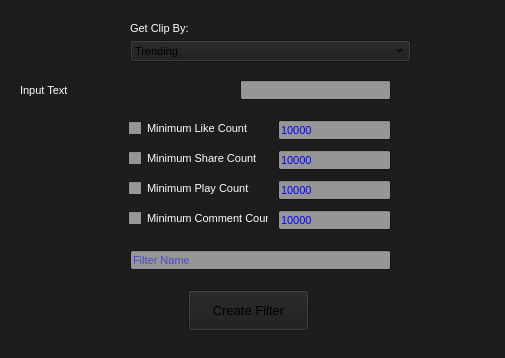
<?xml version="1.0" encoding="UTF-8"?>
<ui version="4.0">
 <class>downloadClips</class>
 <widget class="QMainWindow" name="downloadClips">
  <property name="geometry">
   <rect>
    <x>0</x>
    <y>0</y>
    <width>505</width>
    <height>358</height>
   </rect>
  </property>
  <property name="palette">
   <palette>
    <active>
     <colorrole role="WindowText">
      <brush brushstyle="SolidPattern">
       <color alpha="255">
        <red>255</red>
        <green>255</green>
        <blue>255</blue>
       </color>
      </brush>
     </colorrole>
     <colorrole role="Button">
      <brush brushstyle="SolidPattern">
       <color alpha="255">
        <red>29</red>
        <green>29</green>
        <blue>29</blue>
       </color>
      </brush>
     </colorrole>
     <colorrole role="Light">
      <brush brushstyle="SolidPattern">
       <color alpha="255">
        <red>43</red>
        <green>43</green>
        <blue>43</blue>
       </color>
      </brush>
     </colorrole>
     <colorrole role="Midlight">
      <brush brushstyle="SolidPattern">
       <color alpha="255">
        <red>36</red>
        <green>36</green>
        <blue>36</blue>
       </color>
      </brush>
     </colorrole>
     <colorrole role="Dark">
      <brush brushstyle="SolidPattern">
       <color alpha="255">
        <red>14</red>
        <green>14</green>
        <blue>14</blue>
       </color>
      </brush>
     </colorrole>
     <colorrole role="Mid">
      <brush brushstyle="SolidPattern">
       <color alpha="255">
        <red>19</red>
        <green>19</green>
        <blue>19</blue>
       </color>
      </brush>
     </colorrole>
     <colorrole role="Text">
      <brush brushstyle="SolidPattern">
       <color alpha="255">
        <red>0</red>
        <green>0</green>
        <blue>255</blue>
       </color>
      </brush>
     </colorrole>
     <colorrole role="BrightText">
      <brush brushstyle="SolidPattern">
       <color alpha="255">
        <red>255</red>
        <green>255</green>
        <blue>255</blue>
       </color>
      </brush>
     </colorrole>
     <colorrole role="ButtonText">
      <brush brushstyle="SolidPattern">
       <color alpha="255">
        <red>0</red>
        <green>0</green>
        <blue>0</blue>
       </color>
      </brush>
     </colorrole>
     <colorrole role="Base">
      <brush brushstyle="SolidPattern">
       <color alpha="255">
        <red>150</red>
        <green>150</green>
        <blue>150</blue>
       </color>
      </brush>
     </colorrole>
     <colorrole role="Window">
      <brush brushstyle="SolidPattern">
       <color alpha="255">
        <red>29</red>
        <green>29</green>
        <blue>29</blue>
       </color>
      </brush>
     </colorrole>
     <colorrole role="Shadow">
      <brush brushstyle="SolidPattern">
       <color alpha="255">
        <red>0</red>
        <green>0</green>
        <blue>0</blue>
       </color>
      </brush>
     </colorrole>
     <colorrole role="AlternateBase">
      <brush brushstyle="SolidPattern">
       <color alpha="255">
        <red>14</red>
        <green>14</green>
        <blue>14</blue>
       </color>
      </brush>
     </colorrole>
     <colorrole role="ToolTipBase">
      <brush brushstyle="SolidPattern">
       <color alpha="255">
        <red>255</red>
        <green>255</green>
        <blue>220</blue>
       </color>
      </brush>
     </colorrole>
     <colorrole role="ToolTipText">
      <brush brushstyle="SolidPattern">
       <color alpha="255">
        <red>0</red>
        <green>0</green>
        <blue>0</blue>
       </color>
      </brush>
     </colorrole>
    </active>
    <inactive>
     <colorrole role="WindowText">
      <brush brushstyle="SolidPattern">
       <color alpha="255">
        <red>255</red>
        <green>255</green>
        <blue>255</blue>
       </color>
      </brush>
     </colorrole>
     <colorrole role="Button">
      <brush brushstyle="SolidPattern">
       <color alpha="255">
        <red>29</red>
        <green>29</green>
        <blue>29</blue>
       </color>
      </brush>
     </colorrole>
     <colorrole role="Light">
      <brush brushstyle="SolidPattern">
       <color alpha="255">
        <red>43</red>
        <green>43</green>
        <blue>43</blue>
       </color>
      </brush>
     </colorrole>
     <colorrole role="Midlight">
      <brush brushstyle="SolidPattern">
       <color alpha="255">
        <red>36</red>
        <green>36</green>
        <blue>36</blue>
       </color>
      </brush>
     </colorrole>
     <colorrole role="Dark">
      <brush brushstyle="SolidPattern">
       <color alpha="255">
        <red>14</red>
        <green>14</green>
        <blue>14</blue>
       </color>
      </brush>
     </colorrole>
     <colorrole role="Mid">
      <brush brushstyle="SolidPattern">
       <color alpha="255">
        <red>19</red>
        <green>19</green>
        <blue>19</blue>
       </color>
      </brush>
     </colorrole>
     <colorrole role="Text">
      <brush brushstyle="SolidPattern">
       <color alpha="255">
        <red>0</red>
        <green>0</green>
        <blue>255</blue>
       </color>
      </brush>
     </colorrole>
     <colorrole role="BrightText">
      <brush brushstyle="SolidPattern">
       <color alpha="255">
        <red>255</red>
        <green>255</green>
        <blue>255</blue>
       </color>
      </brush>
     </colorrole>
     <colorrole role="ButtonText">
      <brush brushstyle="SolidPattern">
       <color alpha="255">
        <red>0</red>
        <green>0</green>
        <blue>0</blue>
       </color>
      </brush>
     </colorrole>
     <colorrole role="Base">
      <brush brushstyle="SolidPattern">
       <color alpha="255">
        <red>150</red>
        <green>150</green>
        <blue>150</blue>
       </color>
      </brush>
     </colorrole>
     <colorrole role="Window">
      <brush brushstyle="SolidPattern">
       <color alpha="255">
        <red>29</red>
        <green>29</green>
        <blue>29</blue>
       </color>
      </brush>
     </colorrole>
     <colorrole role="Shadow">
      <brush brushstyle="SolidPattern">
       <color alpha="255">
        <red>0</red>
        <green>0</green>
        <blue>0</blue>
       </color>
      </brush>
     </colorrole>
     <colorrole role="AlternateBase">
      <brush brushstyle="SolidPattern">
       <color alpha="255">
        <red>14</red>
        <green>14</green>
        <blue>14</blue>
       </color>
      </brush>
     </colorrole>
     <colorrole role="ToolTipBase">
      <brush brushstyle="SolidPattern">
       <color alpha="255">
        <red>255</red>
        <green>255</green>
        <blue>220</blue>
       </color>
      </brush>
     </colorrole>
     <colorrole role="ToolTipText">
      <brush brushstyle="SolidPattern">
       <color alpha="255">
        <red>0</red>
        <green>0</green>
        <blue>0</blue>
       </color>
      </brush>
     </colorrole>
    </inactive>
    <disabled>
     <colorrole role="WindowText">
      <brush brushstyle="SolidPattern">
       <color alpha="255">
        <red>14</red>
        <green>14</green>
        <blue>14</blue>
       </color>
      </brush>
     </colorrole>
     <colorrole role="Button">
      <brush brushstyle="SolidPattern">
       <color alpha="255">
        <red>29</red>
        <green>29</green>
        <blue>29</blue>
       </color>
      </brush>
     </colorrole>
     <colorrole role="Light">
      <brush brushstyle="SolidPattern">
       <color alpha="255">
        <red>43</red>
        <green>43</green>
        <blue>43</blue>
       </color>
      </brush>
     </colorrole>
     <colorrole role="Midlight">
      <brush brushstyle="SolidPattern">
       <color alpha="255">
        <red>36</red>
        <green>36</green>
        <blue>36</blue>
       </color>
      </brush>
     </colorrole>
     <colorrole role="Dark">
      <brush brushstyle="SolidPattern">
       <color alpha="255">
        <red>14</red>
        <green>14</green>
        <blue>14</blue>
       </color>
      </brush>
     </colorrole>
     <colorrole role="Mid">
      <brush brushstyle="SolidPattern">
       <color alpha="255">
        <red>19</red>
        <green>19</green>
        <blue>19</blue>
       </color>
      </brush>
     </colorrole>
     <colorrole role="Text">
      <brush brushstyle="SolidPattern">
       <color alpha="255">
        <red>14</red>
        <green>14</green>
        <blue>14</blue>
       </color>
      </brush>
     </colorrole>
     <colorrole role="BrightText">
      <brush brushstyle="SolidPattern">
       <color alpha="255">
        <red>255</red>
        <green>255</green>
        <blue>255</blue>
       </color>
      </brush>
     </colorrole>
     <colorrole role="ButtonText">
      <brush brushstyle="SolidPattern">
       <color alpha="255">
        <red>14</red>
        <green>14</green>
        <blue>14</blue>
       </color>
      </brush>
     </colorrole>
     <colorrole role="Base">
      <brush brushstyle="SolidPattern">
       <color alpha="255">
        <red>29</red>
        <green>29</green>
        <blue>29</blue>
       </color>
      </brush>
     </colorrole>
     <colorrole role="Window">
      <brush brushstyle="SolidPattern">
       <color alpha="255">
        <red>29</red>
        <green>29</green>
        <blue>29</blue>
       </color>
      </brush>
     </colorrole>
     <colorrole role="Shadow">
      <brush brushstyle="SolidPattern">
       <color alpha="255">
        <red>0</red>
        <green>0</green>
        <blue>0</blue>
       </color>
      </brush>
     </colorrole>
     <colorrole role="AlternateBase">
      <brush brushstyle="SolidPattern">
       <color alpha="255">
        <red>29</red>
        <green>29</green>
        <blue>29</blue>
       </color>
      </brush>
     </colorrole>
     <colorrole role="ToolTipBase">
      <brush brushstyle="SolidPattern">
       <color alpha="255">
        <red>255</red>
        <green>255</green>
        <blue>220</blue>
       </color>
      </brush>
     </colorrole>
     <colorrole role="ToolTipText">
      <brush brushstyle="SolidPattern">
       <color alpha="255">
        <red>0</red>
        <green>0</green>
        <blue>0</blue>
       </color>
      </brush>
     </colorrole>
    </disabled>
   </palette>
  </property>
  <property name="font">
   <font>
    <pointsize>8</pointsize>
   </font>
  </property>
  <property name="windowTitle">
   <string>Create Filter</string>
  </property>
  <widget class="QWidget" name="centralwidget">
   <widget class="QPushButton" name="createFilter">
    <property name="geometry">
     <rect>
      <x>188</x>
      <y>290</y>
      <width>121</width>
      <height>41</height>
     </rect>
    </property>
    <property name="font">
     <font>
      <pointsize>10</pointsize>
     </font>
    </property>
    <property name="text">
     <string>Create Filter</string>
    </property>
   </widget>
   <widget class="QComboBox" name="category">
    <property name="geometry">
     <rect>
      <x>130</x>
      <y>40</y>
      <width>281</width>
      <height>22</height>
     </rect>
    </property>
    <property name="palette">
     <palette>
      <active>
       <colorrole role="Text">
        <brush brushstyle="SolidPattern">
         <color alpha="255">
          <red>0</red>
          <green>0</green>
          <blue>0</blue>
         </color>
        </brush>
       </colorrole>
       <colorrole role="Base">
        <brush brushstyle="SolidPattern">
         <color alpha="255">
          <red>255</red>
          <green>255</green>
          <blue>255</blue>
         </color>
        </brush>
       </colorrole>
       <colorrole role="Highlight">
        <brush brushstyle="SolidPattern">
         <color alpha="255">
          <red>33</red>
          <green>33</green>
          <blue>33</blue>
         </color>
        </brush>
       </colorrole>
      </active>
      <inactive>
       <colorrole role="Text">
        <brush brushstyle="SolidPattern">
         <color alpha="255">
          <red>0</red>
          <green>0</green>
          <blue>0</blue>
         </color>
        </brush>
       </colorrole>
       <colorrole role="Base">
        <brush brushstyle="SolidPattern">
         <color alpha="255">
          <red>255</red>
          <green>255</green>
          <blue>255</blue>
         </color>
        </brush>
       </colorrole>
       <colorrole role="Highlight">
        <brush brushstyle="SolidPattern">
         <color alpha="255">
          <red>33</red>
          <green>33</green>
          <blue>33</blue>
         </color>
        </brush>
       </colorrole>
      </inactive>
      <disabled>
       <colorrole role="Text">
        <brush brushstyle="SolidPattern">
         <color alpha="255">
          <red>14</red>
          <green>14</green>
          <blue>14</blue>
         </color>
        </brush>
       </colorrole>
       <colorrole role="Base">
        <brush brushstyle="SolidPattern">
         <color alpha="255">
          <red>29</red>
          <green>29</green>
          <blue>29</blue>
         </color>
        </brush>
       </colorrole>
       <colorrole role="Highlight">
        <brush brushstyle="SolidPattern">
         <color alpha="255">
          <red>0</red>
          <green>120</green>
          <blue>215</blue>
         </color>
        </brush>
       </colorrole>
      </disabled>
     </palette>
    </property>
    <item>
     <property name="text">
      <string>Trending</string>
     </property>
    </item>
    <item>
     <property name="text">
      <string>Hashtag</string>
     </property>
    </item>
    <item>
     <property name="text">
      <string>Author</string>
     </property>
    </item>
   </widget>
   <widget class="QLabel" name="label_2">
    <property name="geometry">
     <rect>
      <x>130</x>
      <y>20</y>
      <width>191</width>
      <height>16</height>
     </rect>
    </property>
    <property name="text">
     <string>Get Clip By:</string>
    </property>
   </widget>
   <widget class="QCheckBox" name="likeFilter">
    <property name="geometry">
     <rect>
      <x>128</x>
      <y>120</y>
      <width>141</width>
      <height>17</height>
     </rect>
    </property>
    <property name="text">
     <string>Minimum Like Count</string>
    </property>
    <property name="checked">
     <bool>false</bool>
    </property>
   </widget>
   <widget class="QLineEdit" name="likeAmount">
    <property name="geometry">
     <rect>
      <x>278</x>
      <y>120</y>
      <width>113</width>
      <height>20</height>
     </rect>
    </property>
    <property name="text">
     <string>10000</string>
    </property>
   </widget>
   <widget class="QLineEdit" name="shareAmount">
    <property name="geometry">
     <rect>
      <x>278</x>
      <y>150</y>
      <width>113</width>
      <height>20</height>
     </rect>
    </property>
    <property name="text">
     <string>10000</string>
    </property>
   </widget>
   <widget class="QCheckBox" name="shareFilter">
    <property name="geometry">
     <rect>
      <x>128</x>
      <y>150</y>
      <width>141</width>
      <height>17</height>
     </rect>
    </property>
    <property name="text">
     <string>Minimum Share Count</string>
    </property>
    <property name="checked">
     <bool>false</bool>
    </property>
   </widget>
   <widget class="QLineEdit" name="playAmount">
    <property name="geometry">
     <rect>
      <x>278</x>
      <y>180</y>
      <width>113</width>
      <height>20</height>
     </rect>
    </property>
    <property name="text">
     <string>10000</string>
    </property>
   </widget>
   <widget class="QCheckBox" name="amountFilter">
    <property name="geometry">
     <rect>
      <x>128</x>
      <y>180</y>
      <width>141</width>
      <height>17</height>
     </rect>
    </property>
    <property name="text">
     <string>Minimum Play Count</string>
    </property>
    <property name="checked">
     <bool>false</bool>
    </property>
   </widget>
   <widget class="QLineEdit" name="commentAmount">
    <property name="geometry">
     <rect>
      <x>278</x>
      <y>210</y>
      <width>113</width>
      <height>20</height>
     </rect>
    </property>
    <property name="text">
     <string>10000</string>
    </property>
   </widget>
   <widget class="QCheckBox" name="commentFilter">
    <property name="geometry">
     <rect>
      <x>128</x>
      <y>210</y>
      <width>141</width>
      <height>17</height>
     </rect>
    </property>
    <property name="text">
     <string>Minimum Comment Count</string>
    </property>
    <property name="checked">
     <bool>false</bool>
    </property>
   </widget>
   <widget class="QLineEdit" name="filterName">
    <property name="geometry">
     <rect>
      <x>130</x>
      <y>250</y>
      <width>261</width>
      <height>20</height>
     </rect>
    </property>
    <property name="placeholderText">
     <string>Filter Name</string>
    </property>
   </widget>
   <widget class="QLabel" name="inputTextLabel">
    <property name="geometry">
     <rect>
      <x>20</x>
      <y>70</y>
      <width>191</width>
      <height>41</height>
     </rect>
    </property>
    <property name="text">
     <string>Input Text</string>
    </property>
    <property name="wordWrap">
     <bool>true</bool>
    </property>
   </widget>
   <widget class="QLineEdit" name="inputText">
    <property name="geometry">
     <rect>
      <x>240</x>
      <y>80</y>
      <width>151</width>
      <height>20</height>
     </rect>
    </property>
   </widget>
  </widget>
 </widget>
 <resources/>
 <connections/>
</ui>
